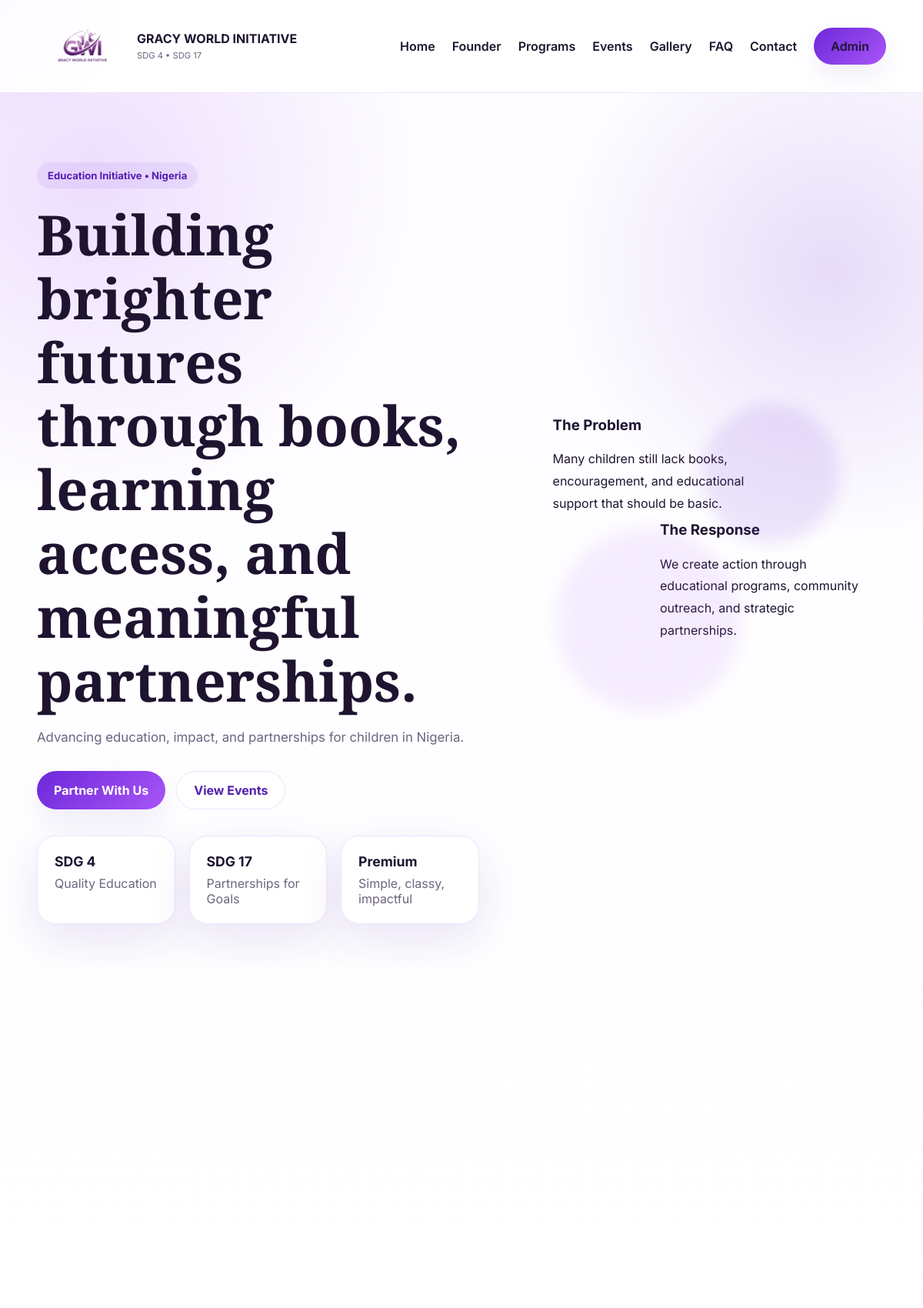
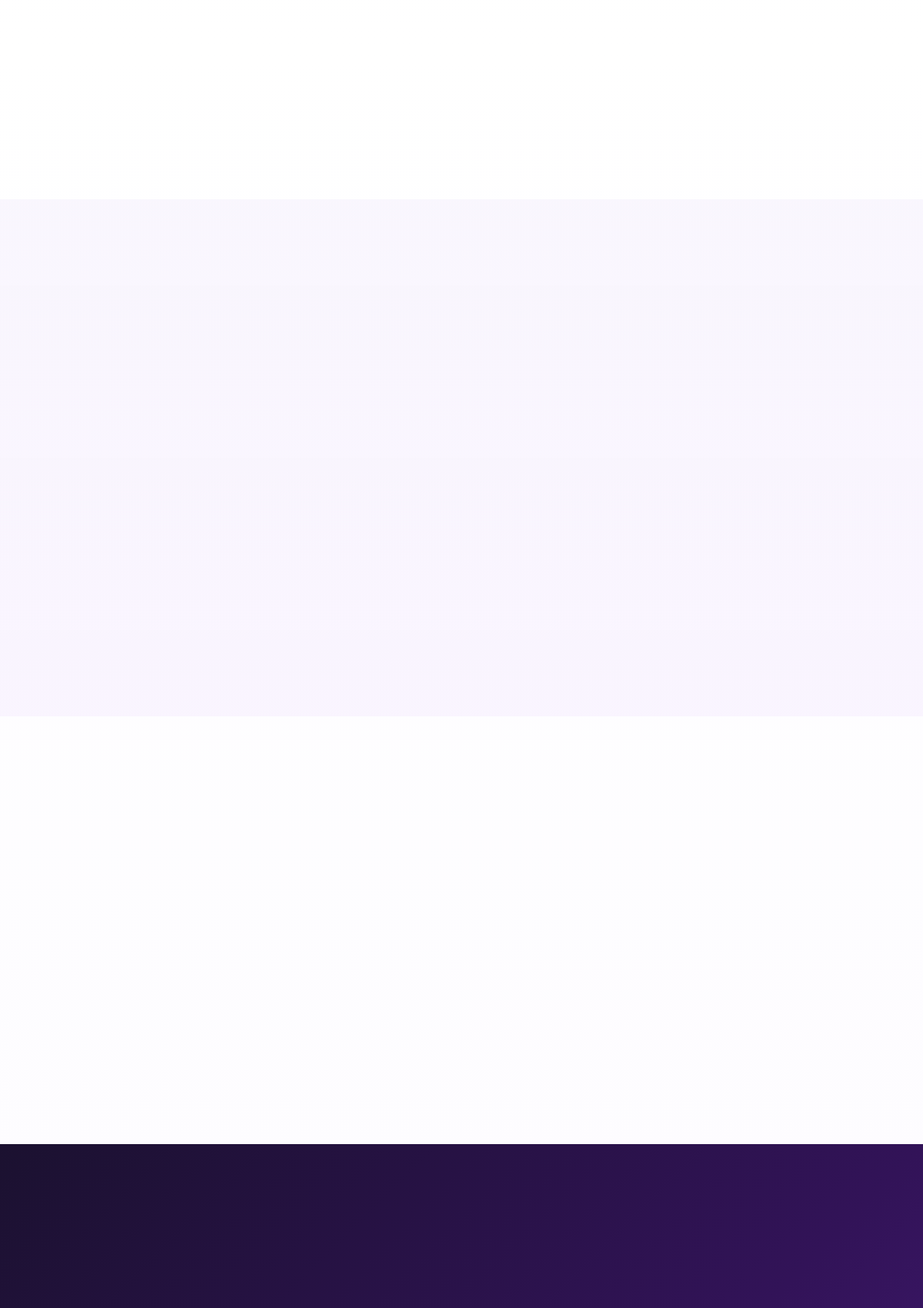
The page / (upper part) on the database its author committed (2 pictures, top to bottom).
### tables this page shows
CREATE TABLE site_settings (
            id INTEGER PRIMARY KEY CHECK (id = 1),
            site_name TEXT,
            tagline TEXT,
            whatsapp_url TEXT,
            instagram_url TEXT,
            contact_email TEXT,
            contact_phone TEXT,
            founder_name TEXT,
            founder_role TEXT,
            founder_bio TEXT,
            founder_quote TEXT
        );

### app.py (the view)
@app.route('/')
def home():
    conn = get_db_connection()
    featured_events = conn.execute(
        '''
        SELECT e.*, (
            SELECT filename FROM event_media m WHERE m.event_id = e.id ORDER BY sort_order ASC, id ASC LIMIT 1
        ) AS cover_media,
        (
            SELECT media_type FROM event_media m WHERE m.event_id = e.id ORDER BY sort_order ASC, id ASC LIMIT 1
        ) AS cover_media_type
        FROM events e
        ORDER BY featured DESC, id DESC
        LIMIT 6
        '''
    ).fetchall()
    programs = conn.execute('SELECT * FROM programs ORDER BY id ASC').fetchall()
    recent_gallery = conn.execute(
        '''
        SELECT m.*, e.title AS event_title, e.slug AS event_slug
        FROM event_media m
        JOIN events e ON e.id = m.event_id
        ORDER BY m.created_at DESC, m.id DESC
        LIMIT 8
        '''
    ).fetchall()
    conn.close()
    return render_template('index.html', events=featured_events, programs=programs, recent_gallery=recent_gallery)

### app.py (called while the page is built)
def get_db_connection():
    conn = sqlite3.connect(DATABASE)
    conn.row_factory = sqlite3.Row
    return conn

@app.before_request
def ensure_db():
    init_db()

def fetch_settings():
    conn = get_db_connection()
    settings = conn.execute('SELECT * FROM site_settings WHERE id = 1').fetchone()
    conn.close()
    return settings

@app.context_processor
def inject_globals():
    return {'site_settings': fetch_settings(), 'current_year': datetime.now().year}

### templates/index.html (shortened to what this page needs)
{% extends 'base.html' %}  {% block content %}
<section class="hero-section">
  <div class="container hero-layout">
    <div class="hero-copy reveal">
      <span class="eyebrow">Education Initiative • Nigeria</span>
      <h1>
        Building brighter futures through books, learning access, and meaningful
        partnerships.
      </h1>
      <p>{{ site_settings.tagline }}</p>
      <div class="hero-actions">
        <a href="{{ url_for('contact_page') }}" class="btn btn-primary"
          >Partner With Us</a
        >
        <a href="{{ url_for('events_page') }}" class="btn btn-secondary"
          >View Events</a
        >
      </div>
      <div class="hero-metrics">
        <article>
          <strong>SDG 4</strong>
          <span>Quality Education</span>
        </article>
        <article>
          <strong>SDG 17</strong>
          <span>Partnerships for Goals</span>
        </article>
        <article>
          <strong>Premium</strong>
          <span>Simple, classy, impactful</span>
        </article>
      </div>
    </div>
    <div class="hero-visual reveal delay-1">
      <div class="floating-card one">
        <h3>The Problem</h3>
        <p>
          Many children still lack books, encouragement, and educational support
          that should be basic.
        </p>
      </div>
      <div class="floating-card two">
        <h3>The Response</h3>
        <p>
          We create action through educational programs, community outreach, and
          strategic partnerships.
        </p>
      </div>
      <div class="hero-orb orb-a"></div>
      <div class="hero-orb orb-b"></div>
    </div>
  </div>
</section>
<section class="section section-split">
  <div class="container split-layout">
  </div>
</section>
<section class="section tinted-section">
  <div class="container">
    <div class="card-grid three-grid">
    </div>
  </div>
</section>
<section class="section">
  <div class="container">
    <div class="card-grid three-grid">
    </div>
  </div>
</section>
<section class="section dark-band">
  <div class="container split-layout center-align">
  </div>
</section>
{% endblock %}

### templates/base.html (shortened to what this page needs)
<!doctype html>
<html lang="en">
  <head>
    <link
      rel="stylesheet"
      href="{{ url_for('static', filename='css/main.css') }}"
    />
  </head>
  <body>
    <header class="site-header">
      <div class="container header-inner">
        <a href="{{ url_for('home') }}" class="brand-mark">
          <img
            src="../static/images/WhatsApp_Image_2026-03-28_at_8.42.58_PM-removebg-preview.png"
            alt="Logo"
          />
          <div>
            <strong>{{ site_settings.site_name }}</strong>
            <small>SDG 4 • SDG 17</small>
          </div>
        </a>
        <nav class="site-nav" id="siteNav">
          <a href="{{ url_for('home') }}">Home</a>
          <a href="{{ url_for('founder_page') }}">Founder</a>
          <a href="{{ url_for('programs_page') }}">Programs</a>
          <a href="{{ url_for('events_page') }}">Events</a>
          <a href="{{ url_for('gallery_page') }}">Gallery</a>
          <a href="{{ url_for('faq_page') }}">FAQ</a>
          <a href="{{ url_for('contact_page') }}">Contact</a>
          <a href="{{ url_for('admin_login') }}" class="nav-cta">Admin</a>
        </nav>
      </div>
    </header>
    <main>{% block content %}{% endblock %}</main>
  </body>
</html>

### rows shown on the page
site_settings: site_name "GRACY WORLD INITIATIVE", tagline "Advancing education, impact, and partnerships for children in Nigeria."
